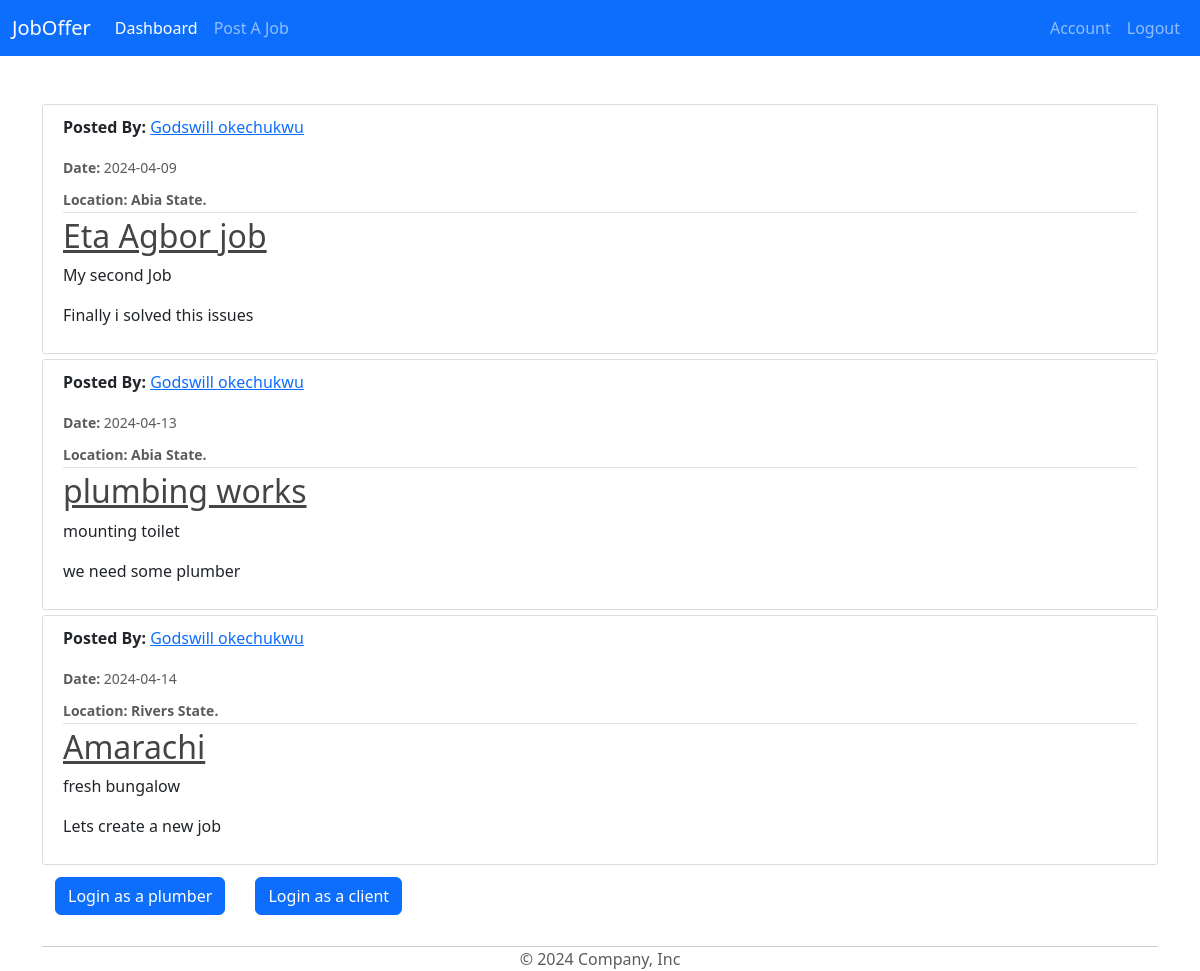
Page /home (signed in) on the committed database.
### model/base.py (models this page shows, shortened)
class Job(Base):
    __tablename__ = 'jobs'
    id = Column(Integer, primary_key=True)
    job_title = Column(String(50), nullable=False)
    job_description = Column(String(100), nullable=False)
    completed = Column(Boolean, default=False)
    content = Column(String(1000), nullable=False)
    date_posted = Column(DateTime, nullable=False, default=datetime.utcnow)
    location = Column(String(100), nullable=False)
    client_id = Column(Integer, ForeignKey('clients.id'))

class BaseUser(Base, UserMixin):
    id = Column(Integer, primary_key=True)
    username = Column(String(80), unique=True, nullable=False)
    email = Column(String(120), unique=True, nullable=False)
    image_file = Column(String(20), nullable=False, default='default.jpg')
    password = Column(String(60), nullable=False)
    date_joined = Column(DateTime, nullable=False, default=datetime.utcnow)
    phone = Column(String(14), unique=True, nullable=False)
    state = Column(String(20), nullable=False)

### model/main/routes.py (the view)
@main.route("/")
@main.route("/home")
def home():
    jobs = Job.query.all()
    return render_template('home.html', jobs=jobs)

### model/__init__.py (called while the page is built)
@login_manager.user_loader
def load_user(user_id):
    x = Plumber.query.get(str(user_id))
    if x == None:
        x = Client.query.get(str(user_id))
    return x

### model/templates/home.html
{% extends "layout.html" %}
{% block content %}
<link rel="stylesheet" type="text/css" href="{{ url_for('static', filename='main.css') }}">
    {% for job in jobs %}
        <article class="media content-section">
          <div class="media-body">
            <div class="article-metadata">
              <p><strong>Posted By: </strong><a class="mr-2" href="#">{{ job.clients.username }}</a></p>
              <small class="text-muted"><strong>Date: </strong>{{ job.date_posted.strftime('%Y-%m-%d') }}</small>
              <div class="mt-2">
                <small class="text-muted"><strong>Location: {{ job.location }} State.</strong></small>
              </div>
            </div>
            <h2><a class="article-title" href="{{ url_for('job_route.job', job_id=job.id) }}">{{ job.job_title }}</a></h2>
            <p class="article-content">{{ job.job_description }}</p>
            <p class="article-content">{{ job.content }}</p>
          </div>
        </article>
    {% endfor %}
        <div class="btn">
          <a class="btn btn-primary" href="{{ url_for('plums.login') }}">Login as a plumber</a>
        </div>
        <div class="btn">
          <a class="btn btn-primary" href="{{ url_for('client_s.login') }}">Login as a client</a>
        </div>
{% endblock content %}

### model/static/main.css (style rules this page uses)
* { padding: 0; margin: 0; }
h1, h2, h3, h4, h5, h6 { color: #444444; }
.content-section { background: #ffffff; padding: 10px 20px; border: 1px solid #dddddd; border-radius: 3px; margin-bottom: 5px; }
.article-title { color: #444444; }
.article-content { white-space: pre-line; }
.article-metadata { padding-bottom: 1px; margin-bottom: 4px; border-bottom: 1px solid #e3e3e3 }
.btn { text-align: right; }

### rows in the picture
Job: clients.username "Godswill okechukwu", date_posted "2024-04-09", location "Abia", job_title "Eta Agbor job", job_description "My second Job", content "Finally i solved this issues"
Job: clients.username "Godswill okechukwu", date_posted "2024-04-13", location "Abia", job_title "plumbing works", job_description "mounting toilet", content "we need some plumber"
Job: clients.username "Godswill okechukwu", date_posted "2024-04-14", location "Rivers", job_title "Amarachi", job_description "fresh bungalow", content "Lets create a new job"
